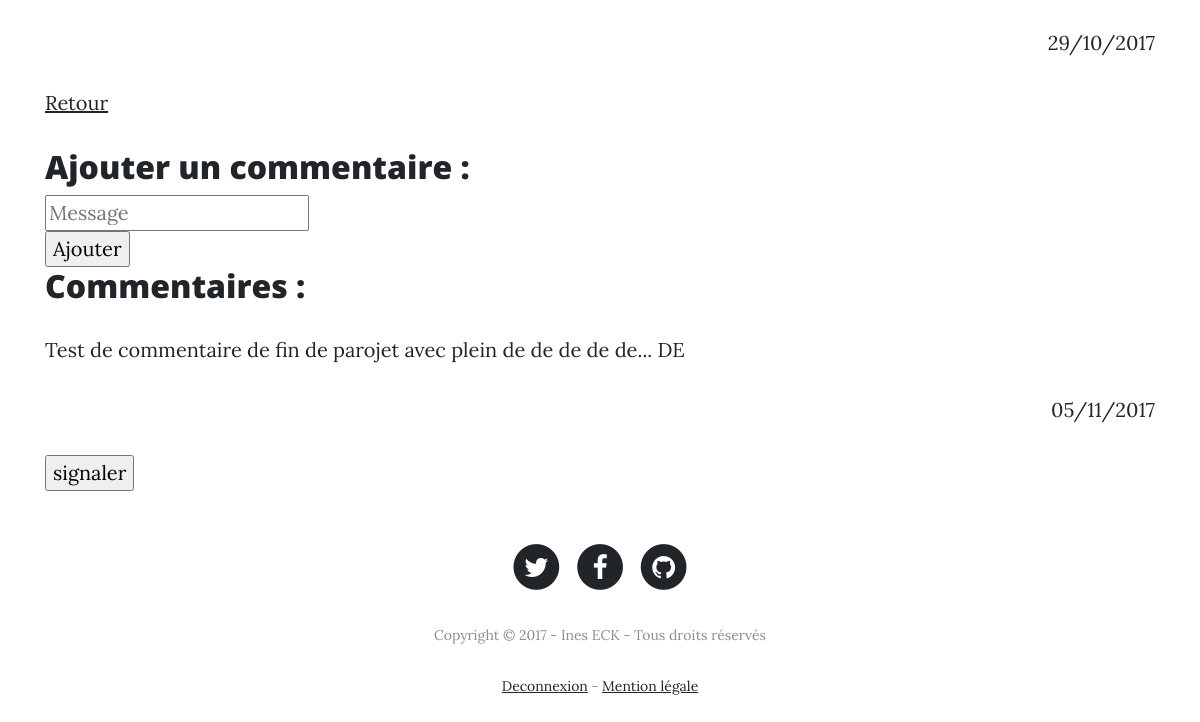
The page /index.php?article=15 (signed in, lower part) on the database as committed earlier.
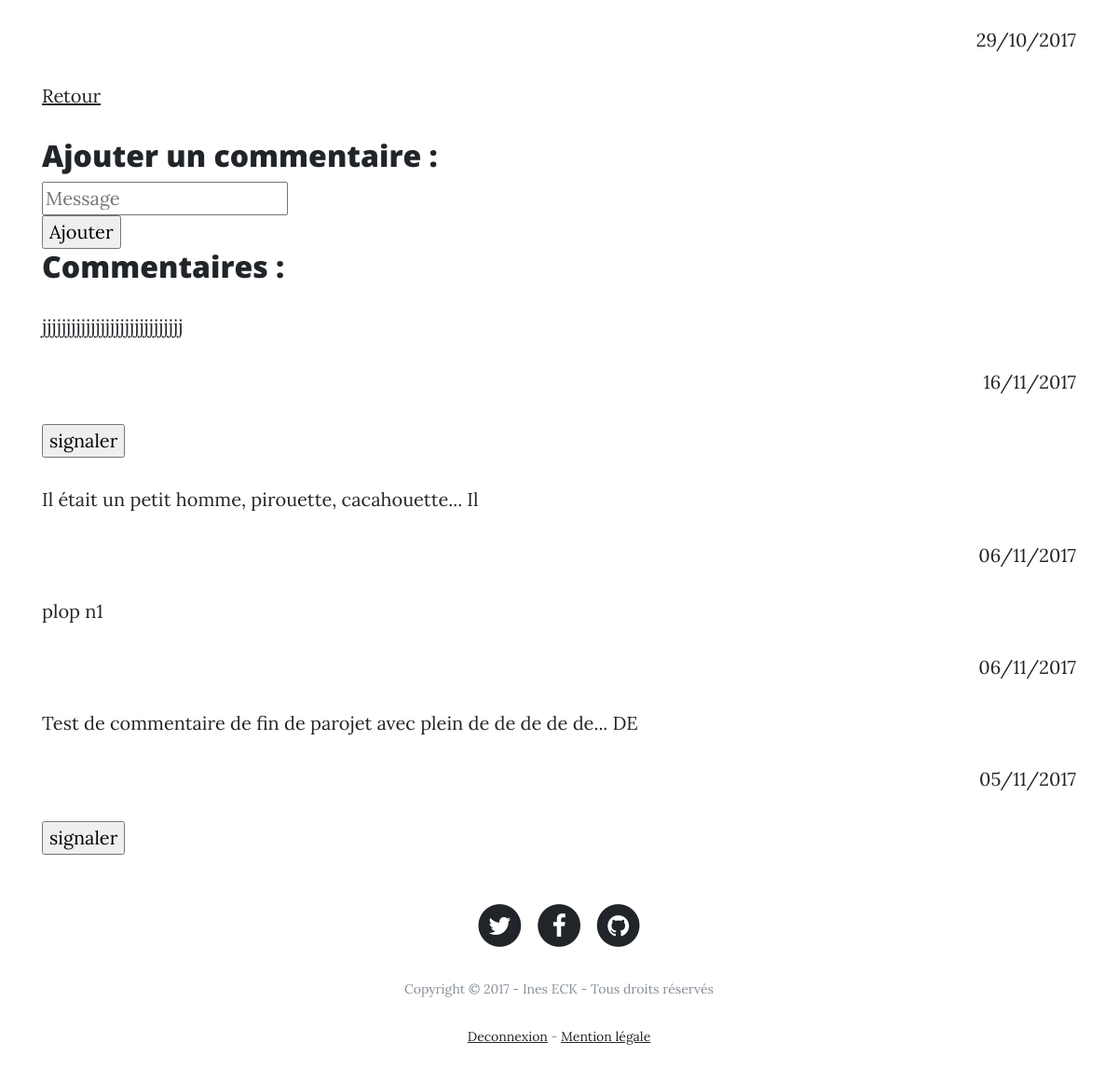
The same page on the database as committed later.
### tables this page shows
CREATE TABLE `Comment` (
  `id` int(10) NOT NULL,
  `content` text NOT NULL,
  `dateCreation` datetime NOT NULL,
  `id_article` int(10) NOT NULL,
  `signaler` tinyint(1) NOT NULL DEFAULT '0',
  `id_user` int(10) NOT NULL
);

### index.php (called while the page is built, shortened)
<?php
include 'controller/Controller.php';
$controller= new Controller();
if(empty($_SERVER['QUERY_STRING'])){
  $controller->homeController();
}
elseif(isset($_GET['article'])){
  $controller->articleController($_GET['article']);
}
elseif(isset($_GET['connexion'])){
  $controller->connexionController($_GET['connexion']);
}
elseif(isset($_GET['mentionLegale'])){
  $controller->mentionController($_GET['mentionLegale']);
}
elseif(isset($_GET['inscription'])){
  $controller->inscriptionController($_GET['inscription']);
}
elseif(isset($_GET['commentConnect'])){
  $controller->commentController($_GET['commentConnect']);
}
elseif(isset($_GET['articleAdmin'])){
  $controller->articleAdmin($_GET['articleAdmin']);
}
elseif(isset($_GET['commentAdmin'])){
  $controller->commentAdmin($_GET['commentAdmin']);
}
elseif(isset($_GET['articleAdd'])){
  $controller->articleAdd($_GET['articleAdd']);
}
elseif(isset($_GET['login'])){
  ControllerLogin::getLogin();
}
elseif(isset($_GET['inscripValid'])){
  ControllerInscript::getInscript();
}
elseif(isset($_GET['deconnexion'])){
  ControllerDeconnexion::deconnexionController();
}
elseif(isset($_GET['signaler'])){
   ControllerSignaler::signalEffect();
}
elseif(isset($_GET['modifierArticle'])){
   $controller->modifierArticle($_POST['id']);
}
elseif(isset($_GET['articleModifier'])){
  ControllerArticle::modifierArticle();
}
elseif(isset($_GET['supprimerArticle'])){
  ControllerArticle::supprimerArticle();
}
elseif(isset($_GET['accepterComment'])){
  ControllerComment::accepterComment();
}
elseif(isset($_GET['supprimerComment'])){
   ControllerComment::supprimerComment();
}
elseif(isset($_GET['commentAdd'])){
   ControllerCommentAdd::commentAdd();
}
elseif(isset($_GET['articleAddAdmin'])){
   ControllerArticle::articleAddAdmin();
}
else{
  $controller->errorController();
}

### model/DatabaseConnexion.php (called while the page is built)
<?php
class DatabaseConnexion {
  public static function getDatabaseConnect() {
    try
    {
      $dsn = "mysql:host=localhost;dbname=blog-p3-MVC";
      $db_user = "lerna";
      $db_mdp = "lerna";
      $db = new PDO($dsn,$db_user,$db_mdp);
      $db->setAttribute(PDO::ATTR_DEFAULT_FETCH_MODE, PDO::FETCH_ASSOC);
    }
    catch(Exception $e)
    {
      die('Erreur : '.$e->getMessage());
    }
    return $db;
  }
}

### model/AbstractEntityRepository.php (called while the page is built, shortened)
<?php
class AbstractEntityRepository{
  protected $db;
  public function __construct(){
    $this->db=DatabaseConnexion::getDatabaseConnect();
  }
  public function find($id, $table){
    $req = $this -> db -> prepare('SELECT * FROM '.$table.' WHERE :id=id');
    $req->bindValue(':id',$id);
    $req->execute();
    $req->setFetchMode(PDO::FETCH_CLASS|PDO::FETCH_PROPS_LATE, $table);
    $datas = $req -> fetch();
    return $datas;
  }
}

### model/CommentRepository.php (called while the page is built, shortened)
<?php
require_once('Comment.php');
require_once('AbstractEntityRepository.php');
class CommentRepository extends AbstractEntityRepository{
  public function findCommentAllByArticle(Article $a){
    $req = $this -> db->prepare("SELECT * FROM Comment WHERE :id_article = id_article ORDER BY dateCreation DESC;");
    $req -> bindValue(':id_article',$a->getId());
    $req->setFetchMode(PDO::FETCH_CLASS|PDO::FETCH_PROPS_LATE, 'Comment');
    $req -> execute();
    $datas = $req -> fetchAll();
    return $datas;
  }
}

### view/articleConnecte.php (the view, shortened to what this page needs)
<div class="container">
   <p style="text-align:right"><?php  echo $articles -> getDateCreation()?></p>
   <p><a href="index.php">Retour</a></p>
   <div class="formComment">
     <h2>Ajouter un commentaire :</h2>
     <form method='post' action='index.php?commentAdd#haut'>
         <input type='text' name='message' class="messCom" placeholder='Message'></input><br>
         <input type='submit' class='myButton' value='Ajouter'/>
     </form>
   </div>
   <div class="containerComment">
     <h2>Commentaires :</h2>
     <?php foreach ($articles->getComments() as $comment): ?>
       <div class="comment">
         <p><?php echo $comment->getContent(); ?></p>
         <p style="text-align:right"><?php  echo $comment -> getDateCreation()?></p>
         <?php
             if($comment->getSignaler()== '0'){
             ?>
             <form method="post" action="index.php?signaler#haut">
               <input class="submitBillet" type="submit" value="signaler" title="signaler">
             </form>
             <?php
            }?>
        </div>
      <?php endforeach; ?>
   </div>
</div>

### model/Comment.php (shortened to what this page needs)
<?php
class Comment{
  protected $content;
  protected $dateCreation;
  protected $signaler;
  public function getContent(){
    return $this->content;
  }
  public function getSignaler(){
    return $this->signaler;
  }
  public function getDateCreation(){
    try {
        $date = new DateTime($this->dateCreation);
    } catch (Exception $e) {
        echo $e->getMessage();
        exit(1);
    }
    echo $date->format('d/m/Y');
  }
}

Rows that differ between the two databases and show on the page:
added comment: content "jjjjjjjjjjjjjjjjjjjjjjjjjjjjj", dateCreation "16/11/2017"
added comment: content "Il était un petit homme, pirouette, cacahouette... Il", dateCreation "06/11/2017"
added comment: content "plop n1", dateCreation "06/11/2017"
